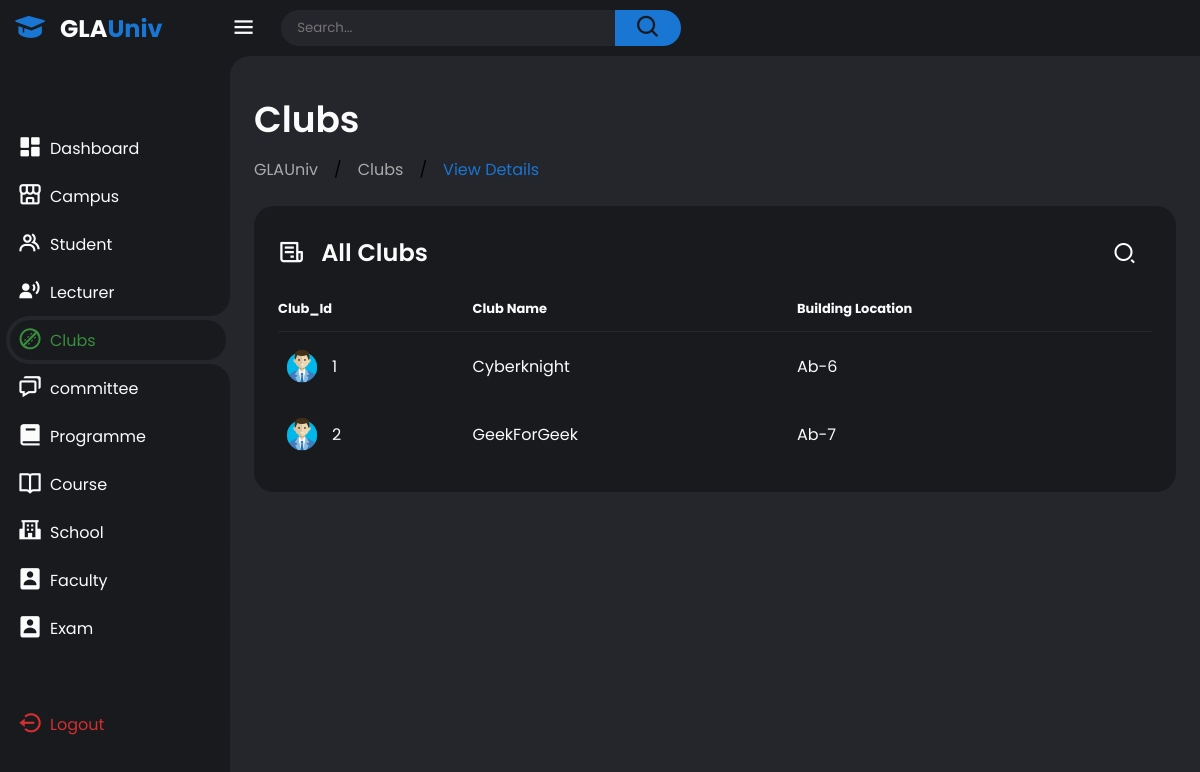
The app's page /All_files/View/clubs_view.php (signed in) with its own data.
### tables this page shows
CREATE TABLE `club` (
  `club_id` int(11) NOT NULL,
  `club_name` varchar(255) DEFAULT NULL,
  `building_location` varchar(255) DEFAULT NULL,
  `phone_number` varchar(20) DEFAULT NULL,
  `sports_offered` varchar(255) DEFAULT NULL,
  `campus_id` int(11) DEFAULT NULL,
  `Day_Created` date NOT NULL DEFAULT current_timestamp()
);

### All_files/View/clubs_view.php (the view, shortened to what this page needs)
<?php
include("../php_files/Database.php");
?>
<!DOCTYPE html>
<html lang="en">
<head>
    <link href='https://unpkg.com/boxicons@2.1.4/css/boxicons.min.css' rel='stylesheet'>
    <link rel="stylesheet" href="../../css files/Panel.css">
    <link href="https://cdn.jsdelivr.net/npm/remixicon@2.5.0/fonts/remixicon.css" rel="stylesheet">
    <link rel="stylesheet" href="../../css files/search.css">
</head>
<body class="dark">
    <div class="sidebar">
        <a href="#" class="logo">
            <i class='bx bxs-graduation'></i>
            <div class="logo-name"><span>GLA</span>Univ</div>
        </a>
        <ul class="side-menu">
            <li><a href="../dashboard/Panel.php"><i class='bx bxs-dashboard'></i>Dashboard</a></li>
            <li ><a href="../dashboard/Campus.php"><i class='bx bx-store-alt'></i>Campus</a></li>
            <li><a href="../dashboard/Student.php"><i class='bx bx-group' ></i>Student</a></li>
            <li><a href="../dashboard/lecturer.php"><i class='bx bxs-user-voice' ></i>Lecturer</a></li>
            <li class="active"><a href="../dashboard/clubs.php"><i class='bx bx-cricket-ball' ></i>Clubs</a></li>
            <li><a href="../dashboard/committee.php"><i class='bx bx-chat' ></i>committee</a></li>
            <li><a href="../dashboard/programme.php"><i class='bx bxs-book' ></i>Programme</a></li>
            <li><a href="../dashboard/course.php"><i class='bx bx-book-open' ></i>Course</a></li>
            <li><a href="../dashboard/school.php"><i class='bx bxs-school' ></i>School</a></li>
            <li><a href="../dashboard/faculty.php"><i class='bx bxs-user-rectangle' ></i>Faculty</a></li>
            <li><a href="../dashboard/exam.php"><i class='bx bxs-user-rectangle' ></i>Exam</a></li>
        </ul>
        <ul class="side-menu">
            <li>
                <a href="Logout.php" class="logout">
                    <i class='bx bx-log-out-circle'></i>
                    Logout
                </a>
            </li>
        </ul>
    </div>
    <div class="content">
        <nav>
            <i class='bx bx-menu'></i>
            <form action="#">
                <div class="form-input">
                    <input type="search" placeholder="Search...">
                    <button class="search-btn" type="submit"><i class='bx bx-search'></i></button>
                </div>
            </form>
        </nav>
        <main>
            <div class="header">
                <div class="left">
                    <h1>Clubs</h1>
                    <ul class="breadcrumb">
                        <li><a href="#">
                                GLAUniv
                            </a></li>
                        /
                        <li><a href="#">Clubs</a></li>
                        /
                        <li><a href="#" class="active">View Details</a></li>
                    </ul>
                </div>
            </div>
            <div class="bottom-data">
                <div class="orders">
                    <div class="header">
                        <i class='bx bx-receipt'></i>
                        <h3>All Clubs</h3>
                        <form action="https://www.google.com/search" class="search" id="search-bar">
                <div class="search__button" id="search-button">
                    <i class="ri-search-2-line search__icon"></i>
                </div>
            </form>
                    </div>
                    <table>
                        <thead>
                            <tr>
                                <th>Club_Id</th>
                                <th>Club Name</th>
                                <th>Building Location</th>
                            </tr>
                        </thead>
                        <tbody style="margin-right:50px">
                            <?php
                                $recent_club = "SELECT * FROM club";
                                $result = mysqli_query($conn, $recent_club);
                                if ($result) {
                                    if (mysqli_num_rows($result) > 0) {
                                        while ($row = mysqli_fetch_assoc($result)) {
                                            echo '<tr>';
                                            echo '<td>';
                                            echo '<img src="../../images/User.png">';
                                            echo '<p>' . $row['club_id'] . '</p>';
                                            echo '</td>';
                                            echo '<td>' . $row['club_name'] . '</td>';
                                            echo '<td>' . $row['building_location'] . '</td>';
                                            echo '</tr>';
                                        }
                                    }
                                     else {
                                        echo '<tr><td colspan="3">No recent students found.</td></tr>';
                                    }
                                } else {
                                    echo 'Error: ' . mysqli_error($connection);
                                }
                            ?>
                        </tbody>
                    </table>
                </div>
            </div>
        </main>
    </div>
</body>
</html>

### css files/search.css (style rules this page uses)
:root { --dark-color: hsl(222, 24%, 8%); --white-color: #fff; --body-color: hsl(222, 100%, 99%); --body-font: "Poppins", sans-serif; --small-font-size: .813rem; }
@media screen and (min-width: 968px) { :root { --small-font-size: .875rem; } }
.search { position: relative; width: 48px; height: 45px; background-color: #181a1e; border-radius: 10rem; padding: 10px; overflow: hidden; transition: width 0.5s cubic-bezier(0.9, 0, 0.3, 0.9); }
.search__button { width: 57px; height: 57px; background-color:#181a1e; border-radius: 50%; position: absolute; top: 0; bottom: 0; right: -1px; margin: auto; display: grid; place-items: center; cursor: pointer; transition: transform 0.6s cubic-bezier(0.9, 0, 0.3, 0.9); }
.search__icon, .search__close { color: var(--white-color); font-size: 1.5rem; position: absolute; transition: opacity 0.5s cubic-bezier(0.9, 0, 0.3, 0.9); }

### records on screen
club: club_id "1", club_name "Cyberknight", building_location "Ab-6"
club: club_id "2", club_name "GeekForGeek", building_location "Ab-7"
